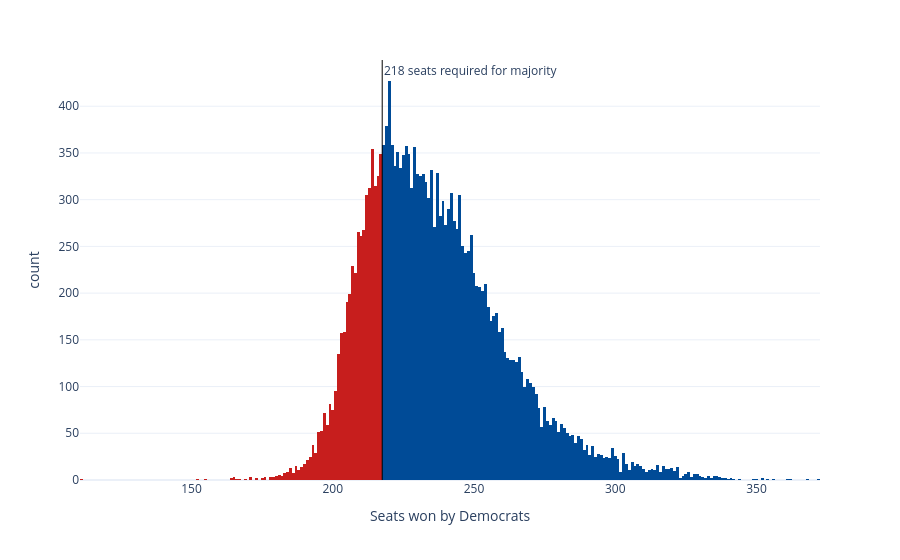

Notebook code for this chart:
### Code cell
sims_hist = px.histogram(seat_sims, x='seats', nbins=np.unique(seat_sims['seats']).shape[0]*2, color='winner',
                         color_discrete_map={'Democrats': '#004b97', 'Republicans': '#c71e1d'},
                         labels={'seats':'Seats won by Democrats', 'winner': 'Winner'}, template='plotly_white')
sims_hist.update_traces(showlegend=False)
sims_hist.add_vline(x=217.5, line_width=1, line_color='black', annotation_text='218 seats required for majority', 
                    annotation_position='top right')
sims_hist

### Figure 1 — Plotly figure (JSON) as saved in the notebook; plotly's stock layout.template omitted (floating-point values rounded to 4 significant figures; data arrays with more than 128 entries replaced by an {"elided": "..."} marker saying what was removed)
{"data": [{"bingroup": "x", "hovertemplate": "Winner=Democrats<br>Seats won by Democrats=%{x}<br>count=%{y}<extra></extra>", "legendgroup": "Democrats", "marker": {"color": "#004b97", "pattern": {"shape": ""}}, "name": "Democrats", "nbinsx": 374, "orientation": "v", "showlegend": false, "type": "histogram", "x": {"elided": "15225 int values"}, "xaxis": "x", "yaxis": "y"}, {"bingroup": "x", "hovertemplate": "Winner=Republicans<br>Seats won by Democrats=%{x}<br>count=%{y}<extra></extra>", "legendgroup": "Republicans", "marker": {"color": "#c71e1d", "pattern": {"shape": ""}}, "name": "Republicans", "nbinsx": 374, "orientation": "v", "showlegend": false, "type": "histogram", "x": {"elided": "4775 int values"}, "xaxis": "x", "yaxis": "y"}], "layout": {"annotations": [{"showarrow": false, "text": "218 seats required for majority", "x": 217.5, "xanchor": "left", "xref": "x", "y": 1, "yanchor": "top", "yref": "y domain"}], "barmode": "relative", "legend": {"title": {"text": "Winner"}, "tracegroupgap": 0}, "margin": {"t": 60}, "shapes": [{"line": {"color": "black", "width": 1}, "type": "line", "x0": 217.5, "x1": 217.5, "xref": "x", "y0": 0, "y1": 1, "yref": "y domain"}], "xaxis": {"anchor": "y", "domain": [0, 1], "title": {"text": "Seats won by Democrats"}}, "yaxis": {"anchor": "x", "domain": [0, 1], "title": {"text": "count"}}}}
